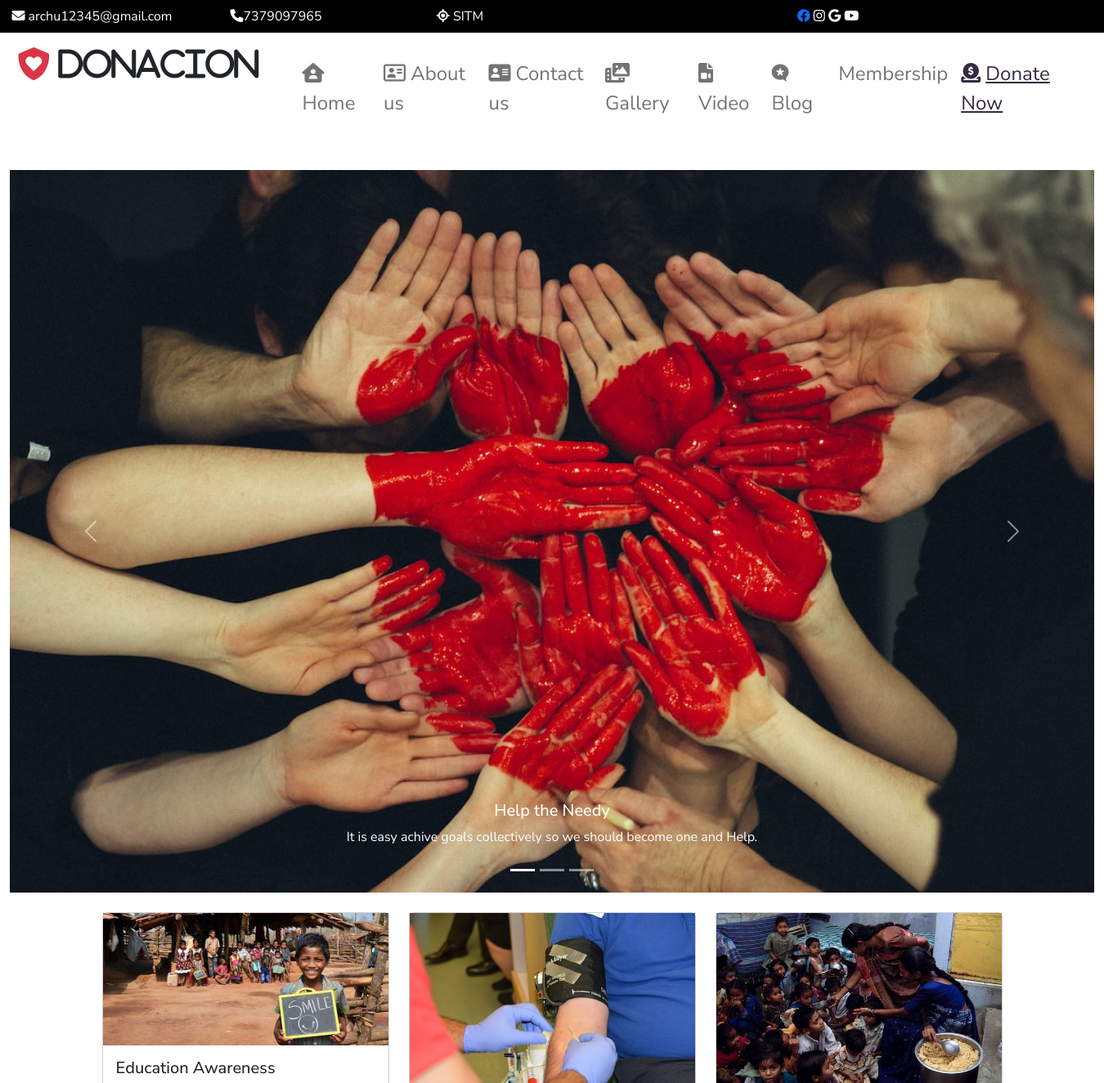
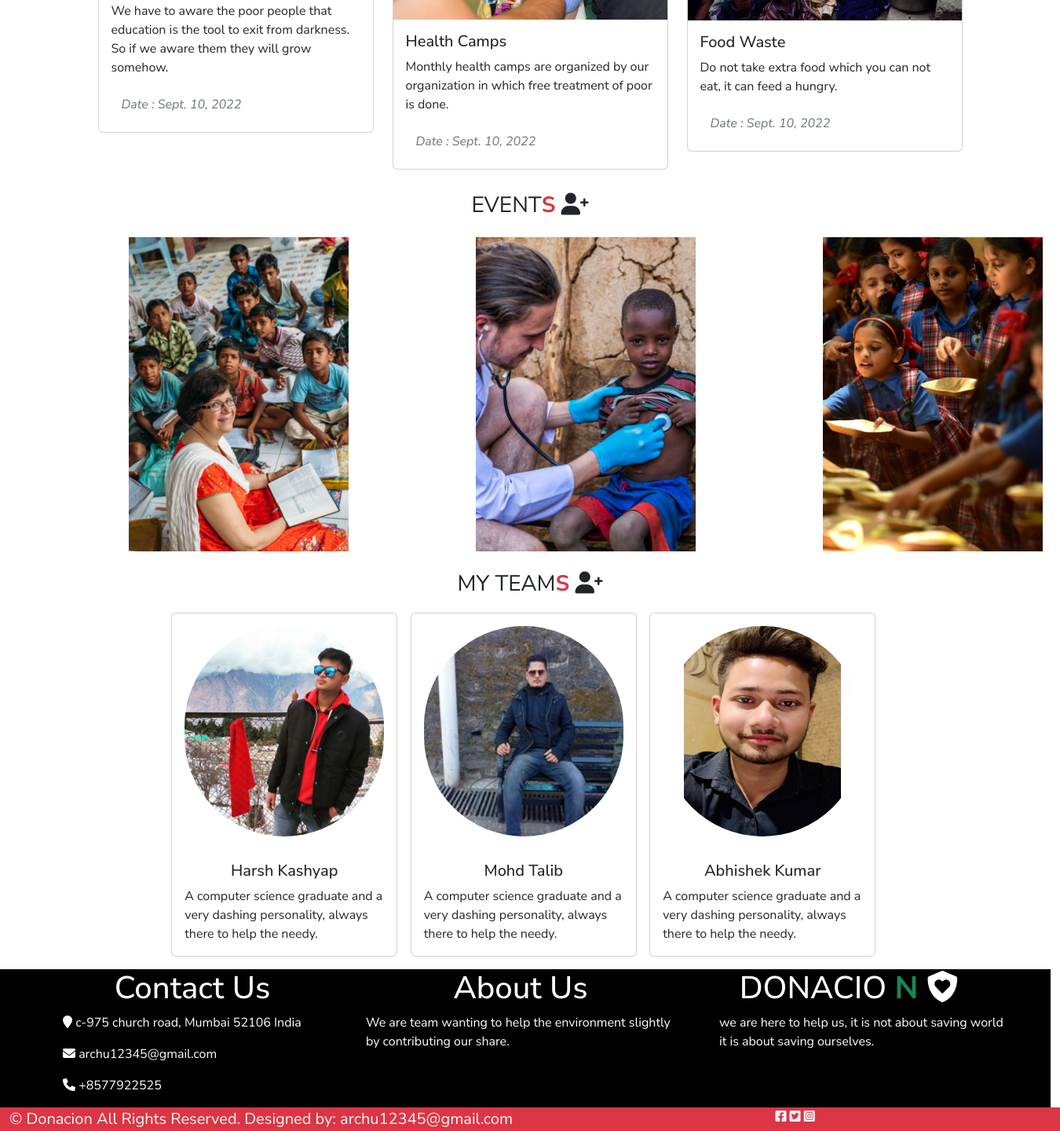
Page /user/home/ on the committed database (2 pictures, top to bottom).
### user/models.py (models this page shows, shortened)
class iblog(models.Model):
    bname=models.CharField(max_length=40)
    bdes=models.TextField()
    bpicture=models.ImageField(upload_to='static/blogs/', default="")
    bdate=models.DateField()

### user/views.py (the view)
# urls.py: 2. Add a URL to urlpatterns:  path('', views.home, name='home')
def home(request):
    data = slider.objects.all().order_by('-id')[0:4]
    d =iblog.objects.all().order_by('-id')[0:3]
    mydict = {"res": data, "data": d}
    return render(request, 'user/home.html',mydict)

### templates/user/home.html (shortened to what this page needs)
{% extends 'base.html' %}
{% load static %}
{% block x %}
<div class="fs-2 text-center">
</div>
  <div class="row slider">
        <div class="col-sm-12" s1>
<div id="carouselExampleCaptions" class="carousel slide" data-bs-ride="false">
  <div class="carousel-indicators">
    <button type="button" data-bs-target="#carouselExampleCaptions" data-bs-slide-to="0" class="active" aria-current="true" aria-label="Slide 1"></button>
    <button type="button" data-bs-target="#carouselExampleCaptions" data-bs-slide-to="1" aria-label="Slide 2"></button>
    <button type="button" data-bs-target="#carouselExampleCaptions" data-bs-slide-to="2" aria-label="Slide 3"></button>
  </div>
  <div class="carousel-inner">
    <div class="carousel-item active">
      <img src="{%static 'images/ph.jpg'%}" class="d-block w-100" alt="...">
      <div class="carousel-caption d-none d-md-block">
        <h5>Help the Needy</h5>
        <p>It is easy achive goals collectively so we should become one and Help.</p>
      </div>
    </div>
  </div>
  <button class="carousel-control-prev" type="button" data-bs-target="#carouselExampleCaptions" data-bs-slide="prev">
    <span class="carousel-control-prev-icon" aria-hidden="true"></span>
  </button>
  <button class="carousel-control-next" type="button" data-bs-target="#carouselExampleCaptions" data-bs-slide="next">
    <span class="carousel-control-next-icon" aria-hidden="true"></span>
  </button>
</div>
        </div>
    </div>
<div class="row">
  <div class="col-sm-1"></div>
  <div class="col-sm-10">
    <div class="row">
      {% for i in data %}
      <div class="col-sm-4 my-4">
        <div class="card">
          <img src="/{{i.bpicture}}" class="img-card-top"/>
          <div class="card-body">
            <h5 class="card-title">{{i.bname}}</h5>
            <P>{{i.bdes}}</P>
            <i class="text-muted btn btn-sm-mycolor"> Date : {{i.bdate}}</i>
          </div>
        </div>
      </div>
      {% endfor %}
    </div>
  </div>
<div class="fs-3 text-center">EVENT<b class="text-danger">S</b>
  <i class="fa-solid fa-user-plus"></i>
</div>
<div class="row" style="margin-left:140px;">
            <div class="col-sm-4">
                <div class="team-member box">
                  <div class="img-box">
                    <img src="{% static 'images/n.jpg' %}" alt="">
                  </div>
                  <div class="content">
                     </div>
                      </div>
            </div>
            <div class="col-sm-4">
              <div class="team-member box">
                <div class="img-box">
                  <img src="{% static 'images/n1.jpg' %}" alt="">
                </div>
                <div class="content">
                  </div>
                </div>
          </div>
          <div class="col-sm-4">
            <div class="team-member box">
              <div class="img-box">
                <img src="{% static 'images/n2.jpg' %}" alt="">
              </div>
              <div class="content">
                </div>
              </div>
        </div>
       </div>
</div>
<div class="fs-3 text-center"> MY  TEAM<b class="text-danger">S</b>
  <i class="fa-solid fa-user-plus"></i>
</div>
<div class="row ">
  <div class="col-sm-1"></div>
  <div class="col-sm-10">
    <div class="row my-3">
  <div class="col-sm-1"></div>
  <div class="col-sm-10">
    <div class="row">
  <div class="row">
    <div class="col-sm-4">
      <div class="card" style="width: 18rem;">
  <img src="{% static 'images/hk.jpeg' %}" class="card-img-top p-3" alt="..." height="300px" width="300" style="border-radius:300px;"/>
  <div class="card-body">
    <h5 class="card-title text-center">Harsh Kashyap</h5>
    <p class="card-text">A computer science graduate and a very dashing personality, always there to help the needy.</p>
  </div>
</div>
    </div>
    <div class="col-sm-4">
      <div class="card" style="width: 18rem;">
 <img src="{% static 'images/talib.jpg' %}" class="card-img-top p-3" alt="..." height="300px" width="300" style="border-radius:300px;"/>
  <div class="card-body">
    <h5 class="card-title text-center">Mohd Talib</h5>
    <p class="card-text">A computer science graduate and a very dashing personality, always there to help the needy.</p>
  </div>
</div>
    </div>
    <div class="col-sm-4">
      <div class="card" style="width: 18rem;">
  <img src="{% static 'images/hs.jpeg' %}" class="card-img-top p-3" alt="..." height="300px" width="300" style="border-radius:300px;"/>
  <div class="card-body">
    <h5 class="card-title text-center">Abhishek Kumar</h5>
    <p class="card-text">A computer science graduate and a very dashing personality, always there to help the needy.</p>
  </div>
</div>
    </div>
  </div>
</div>
  </div>
  <div class="col-sm-1"></div>
</div>
  </div>
  <div class="col-sm-1"></div>
</div>
{% endblock %}

### templates/base.html (shortened to what this page needs)
<!DOCTYPE html>
{% load static %}
<html lang="en">
<head>
    <link href="{% static 'css/bootstrap.css' %}" rel="stylesheet"/>
    <link href="{% static 'css/all.css' %}" rel="stylesheet"/>
</head>
<body>
<div class="container-fluid">
    <div class="row top bg-mycolor text-white text-center py-2">
        <div class="col-sm-2"><i class="fa-solid fa-envelope"></i> archu12345@gmail.com</div>
        <div class="col-sm-2"><i class="fa-solid fa-phone"></i>7379097965</div>
        <div class="col-sm-2"><i class="fa-solid fa-location-crosshairs"></i> SITM</div>
        <div class="col-sm-6">
            <a href="https://www.facebook.com/profile.php?id=100065325036466"> <i class="fa-brands fa-facebook sicon"></i></a>
            <i class="fa-brands fa-instagram sicon"></i>
            <i class="fa-brands fa-google sicon"></i>
            <i class="fa-brands fa-youtube sicon"></i>
        </div>
    </div>
    <div class="row header py-2"></div>
    <div class="row">
        <div class="col-sm-3">
            <h1 class="text-danger text-center"><a class="navbar-brand" href="../home">
                <i class="fa-solid fa-shield-heart"><b  class="text-dark">  Donacion </b><b class="bg-danger"></i></b>
            </a></h1>
        </div>
        <div class="col-sm-9">
            <nav class="navbar navbar-expand-lg fs-4">
  <div class="container-fluid">
    <div class="collapse navbar-collapse" id="navbarNav">
      <ul class="navbar-nav">
        <li class="nav-item">
            <a class="nav-link" href="../home"><i class="fa-solid fa-house-user"></i> Home</a>
        </li>
        <li class="nav-item">
          <a class="nav-link" href="../aboutus"><i class="fa-regular fa-address-card"></i> About us</a>
        </li>
          <li class="nav-item">
          <a class="nav-link" href="../contactus"><i class="fa-solid fa-address-card"></i> Contact us</a>
        </li>
          <li class="nav-item">
          <a class="nav-link" href="../gallery"><i class="fa-solid fa-photo-film"></i> Gallery</a>
        </li>
          <li class="nav-item">
          <a class="nav-link" href="../video"> <i class="fa-solid fa-file-video"></i> Video</a>
        </li>
        <li class="nav-item">
          <a class="nav-link" href="../blog"> <i class="fa-brands fa-microblog"></i> Blog</a>
        </li>
        <li class="nav-item">
          <a class="nav-link" href="../membership">Membership</a>
        </li>
          <li class="nav-item">
              <a class="nav-link" style="color:#382a41;" href="../donate"> <i class="fa-solid fa-circle-dollar-to-slot"></i> <u>Donate Now</u></a>
        </li>
      </ul>
    </div>
  </div>
</nav>
        </div>
        </div>
    <div class="row content">
        <div class="col-sm-12" py-2>
    {% block x %}
    {% endblock x %}
            </div>
</div>
    <div class="row ">
        <div class="row bg-mycolor px-5" style="color:white;">
            <div class="col-sm-4">
<h1 class="text-center mx-3">Contact Us</h1 >
            <ul>
            <i class="fa-solid fa-location-pin"></i>  c-975 church road, Mumbai 52106 India
        </ul>
            <ul>
            <i class="fa-solid fa-envelope"></i>
                archu12345@gmail.com
        </ul>
             <ul>
        <i class="fa-solid fa-phone"></i>
                 +8577922525
        </ul>
        </div>
            <div class="col-sm-4">
            <h1 class="text-center">About Us</h1>
            We are team wanting to help the environment slightly by contributing our share.
        </div>
            <div class="col-sm-4">
            <h1 class="text-center">DONACIO <b class="text-success">N </b> <i class="fa-solid fa-shield-heart"></i></h1>
        <ul>we are here to help us, it is not about saving world it is about saving ourselves.
        </div>
        </div>
    </div>
    <div class="row bg-danger">
        <div class="fs-5 col-sm-6 text-light">&#169; Donacion All Rights Reserved. Designed by: archu12345@gmail.com</div>
        <div class="col-sm-6 text-center text-light">
            <i class="fa-brands fa-square-facebook"></i>
            <i class="fa-brands fa-square-twitter"></i>
            <i class="fa-brands fa-square-instagram"></i>
        </div>
    </div>
</body>
</html>

### templates/base.html (style rules this page uses)
body { font-family: 'Nunito Sans',cursive; }
.bg-mycolor { background:black; }
.box { position: relative; width: 280px; height: 400px; margin: 20px 0; box-sizing: border-box; overflow: hidden; }
.box .img-box { position: absolute; top: 0; left: 0; width: 100%; height: 100%; background: #000; clip-path: circle(400px at center 100px); transition: 0.5s; transition-delay: 0.5s; }
.box .img-box img { position: absolute; top: 0; left: 0; width: 100%; height: 100%; object-fit: cover; }
.box .content { position: absolute; left: 0; bottom: 0; width: 100%; height: 55%; padding: 20px; box-sizing: border-box; text-align: center; }

### rows in the picture
iblog: bpicture (picture), bname "Education Awareness", bdes "We have to aware the poor people that education is the tool to exit from darkness. So if we aware them they will grow somehow.", bdate "Sept. 10, 2022"
iblog: bpicture (picture), bname "Health Camps", bdes "Monthly health camps are organized by our organization in which free treatment of poor is done.", bdate "Sept. 10, 2022"
iblog: bpicture (picture), bname "Food Waste", bdes "Do not take extra food which you can not eat, it can feed a hungry.", bdate "Sept. 10, 2022"
